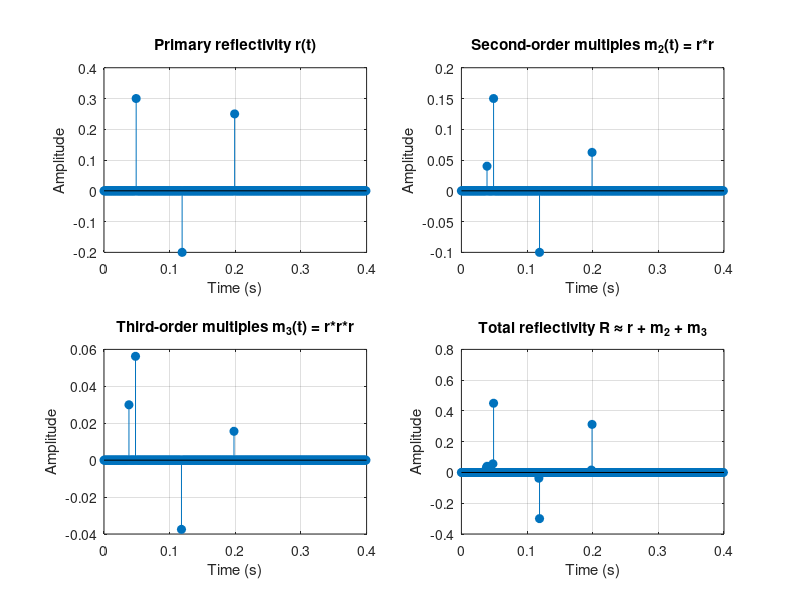
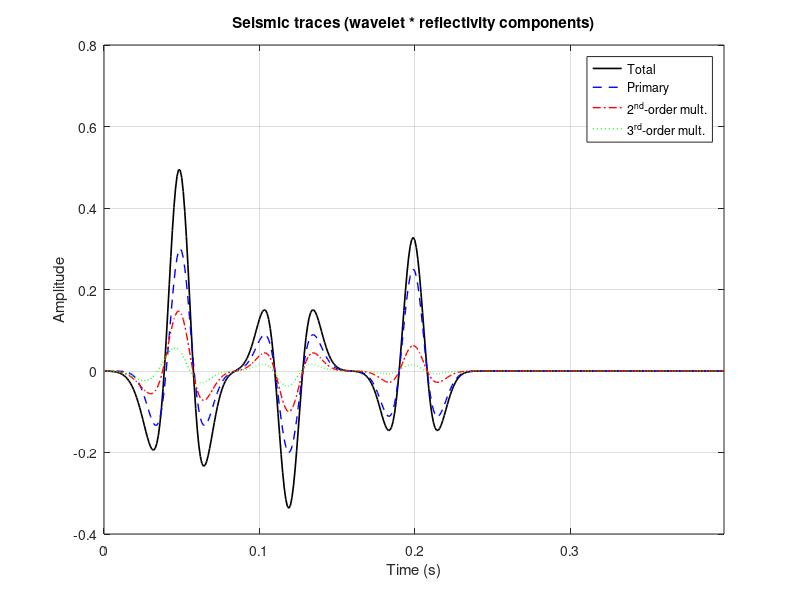

These charts were generated, in order, by the following MATLAB code:
%% Multiples from auto-convolution of primaries (1-D, normal incidence)

clear; close all; clc

% ---- Time axis
dt  = 0.001;          % s
nt  = 400;
t   = (0:nt-1).' * dt;

% ---- Primary reflectivity: a few interfaces (times in samples)
r = zeros(nt,1);
idx = [50, 120, 200];        % sample indices (i.e., 0.05 s, 0.12 s, 0.20 s)
amp = [ 0.30, -0.20, 0.25];  % primary reflection coefficients
r(idx) = amp;

% ---- Build multiples via auto-convolution (2nd and 3rd order)
m2_full = conv(r, r, 'full');                 % length = 2*nt-1
m3_full = conv(conv(r, r, 'full'), r, 'full');

% Center back to original length for display (like 'same' but explicit)
trim = @(x) x( floor((length(x)-nt)/2)+1 : floor((length(x)-nt)/2)+nt );
m2 = trim(m2_full);
m3 = trim(m3_full);

% ---- Total reflectivity with up to 3rd order
R  = r + m2 + m3;

% ---- A zero-phase Ricker wavelet
f0   = 25;                 % Hz
Tw   = 0.128;              % wavelet length
tw   = (-Tw/2:dt:Tw/2).';
pi2f2t2 = (pi*f0*tw).^2;
w    = (1 - 2*pi2f2t2).*exp(-pi2f2t2);

% ---- Convolve to make seismic traces
d_primary = conv(r,  w, 'same');
d_m2      = conv(m2, w, 'same');
d_m3      = conv(m3, w, 'same');
d_total   = conv(R,  w, 'same');

% ---- Plot reflectivities
figure('Color','w','Position',[100 100 900 700])

subplot(2,2,1)
stem(t, r, 'filled'); grid on
xlabel('Time (s)'); ylabel('Amplitude')
title('Primary reflectivity r(t)')

subplot(2,2,2)
stem(t, m2, 'filled'); grid on
xlabel('Time (s)'); ylabel('Amplitude')
title('Second-order multiples m_2(t) = r*r')

subplot(2,2,3)
stem(t, m3, 'filled'); grid on
xlabel('Time (s)'); ylabel('Amplitude')
title('Third-order multiples m_3(t) = r*r*r')

subplot(2,2,4)
stem(t, R, 'filled'); grid on
xlabel('Time (s)'); ylabel('Amplitude')
title('Total reflectivity R \approx r + m_2 + m_3')

% ---- Plot data traces (wavelet-convolved)
figure('Color','w','Position',[100 100 900 600])
plot(t, d_total, 'k-', 'LineWidth',1.2); hold on
plot(t, d_primary, 'b--', 'LineWidth',1)
plot(t, d_m2, 'r-.', 'LineWidth',1)
plot(t, d_m3, 'g:', 'LineWidth',1)
grid on; xlim([0 t(end)])
xlabel('Time (s)'); ylabel('Amplitude')
title('Seismic traces (wavelet * reflectivity components)')
legend('Total','Primary','2^{nd}-order mult.','3^{rd}-order mult.','Location','best')

% ---- (Optional) Show where m2 spikes should land by t_i + t_j
ti = idx*dt;  % primary times
pairs = sort(ti(:) + ti(:).');  % all t_i + t_j (including i=j)
pairs = unique(pairs(:));
disp('Candidate 2nd-order multiple times (s):')
disp(pairs.' )
